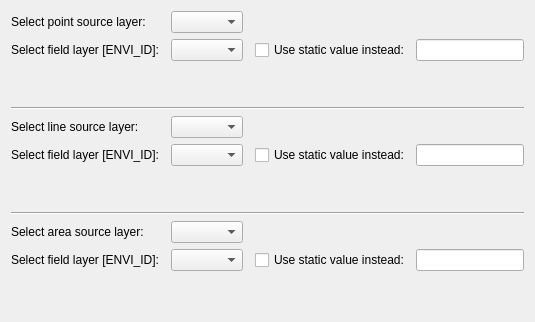
                <widget class="QWidget" name="tab_9">
                 <attribute name="title">
                  <string>Sources / Pollutants</string>
                 </attribute>
                 <layout class="QGridLayout" name="gridLayout_16">
                  <item row="7" column="0" colspan="6">
                   <widget class="Line" name="line_2">
                    <property name="orientation">
                     <enum>Qt::Horizontal</enum>
                    </property>
                   </widget>
                  </item>
                  <item row="5" column="0">
                   <widget class="QLabel" name="label_36">
                    <property name="text">
                     <string>Select field layer [ENVI_ID]:</string>
                    </property>
                   </widget>
                  </item>
                  <item row="1" column="4">
                   <widget class="QCheckBox" name="chk_srcPID">
                    <property name="text">
                     <string>Use static value instead:</string>
                    </property>
                   </widget>
                  </item>
                  <item row="5" column="4">
                   <widget class="QCheckBox" name="chk_srcLID">
                    <property name="text">
                     <string>Use static value instead:</string>
                    </property>
                   </widget>
                  </item>
                  <item row="1" column="2">
                   <widget class="QgsFieldComboBox" name="cb_srcPID"/>
                  </item>
                  <item row="1" column="0">
                   <widget class="QLabel" name="label_35">
                    <property name="text">
                     <string>Select field layer [ENVI_ID]:</string>
                    </property>
                   </widget>
                  </item>
                  <item row="9" column="0">
                   <widget class="QLabel" name="label_37">
                    <property name="text">
                     <string>Select field layer [ENVI_ID]:</string>
                    </property>
                   </widget>
                  </item>
                  <item row="4" column="0">
                   <widget class="QLabel" name="label_33">
                    <property name="text">
                     <string>Select line source layer:</string>
                    </property>
                   </widget>
                  </item>
                  <item row="1" column="5">
                   <widget class="QLineEdit" name="le_srcP"/>
                  </item>
                  <item row="4" column="2">
                   <widget class="QgsMapLayerComboBox" name="cb_srcLLayer">
                    <property name="currentIndex">
                     <number>-1</number>
                    </property>
                    <property name="allowEmptyLayer">
                     <bool>true</bool>
                    </property>
                   </widget>
                  </item>
                  <item row="9" column="5">
                   <widget class="QLineEdit" name="le_srcA"/>
                  </item>
                  <item row="9" column="2">
                   <widget class="QgsFieldComboBox" name="cb_srcAID"/>
                  </item>
                  <item row="0" column="0">
                   <widget class="QLabel" name="label_32">
                    <property name="text">
                     <string>Select point source layer:</string>
                    </property>
                   </widget>
                  </item>
                  <item row="9" column="4">
                   <widget class="QCheckBox" name="chk_srcAID">
                    <property name="text">
                     <string>Use static value instead:</string>
                    </property>
                   </widget>
                  </item>
                  <item row="5" column="2">
                   <widget class="QgsFieldComboBox" name="cb_srcLID"/>
                  </item>
                  <item row="5" column="5">
                   <widget class="QLineEdit" name="le_srcL"/>
                  </item>
                  <item row="0" column="2">
                   <widget class="QgsMapLayerComboBox" name="cb_srcPLayer">
                    <property name="sizePolicy">
                     <sizepolicy hsizetype="Expanding" vsizetype="Fixed">
                      <horstretch>0</horstretch>
                      <verstretch>0</verstretch>
                     </sizepolicy>
                    </property>
                    <property name="currentIndex">
                     <number>-1</number>
                    </property>
                    <property name="allowEmptyLayer">
                     <bool>true</bool>
                    </property>
                   </widget>
                  </item>
                  <item row="8" column="0">
                   <widget class="QLabel" name="label_34">
                    <property name="text">
                     <string>Select area source layer:</string>
                    </property>
                   </widget>
                  </item>
                  <item row="3" column="0" colspan="6">
                   <widget class="Line" name="line">
                    <property name="orientation">
                     <enum>Qt::Horizontal</enum>
                    </property>
                   </widget>
                  </item>
                  <item row="8" column="2">
                   <widget class="QgsMapLayerComboBox" name="cb_srcALayer">
                    <property name="currentIndex">
                     <number>-1</number>
                    </property>
                    <property name="allowEmptyLayer">
                     <bool>true</bool>
                    </property>
                   </widget>
                  </item>
                  <item row="6" column="2">
                   <spacer name="verticalSpacer_7">
                    <property name="orientation">
                     <enum>Qt::Vertical</enum>
                    </property>
                    <property name="sizeHint" stdset="0">
                     <size>
                      <width>20</width>
                      <height>40</height>
                     </size>
                    </property>
                   </spacer>
                  </item>
                  <item row="2" column="2">
                   <spacer name="verticalSpacer_6">
                    <property name="orientation">
                     <enum>Qt::Vertical</enum>
                    </property>
                    <property name="sizeHint" stdset="0">
                     <size>
                      <width>20</width>
                      <height>40</height>
                     </size>
                    </property>
                   </spacer>
                  </item>
                  <item row="10" column="2">
                   <spacer name="verticalSpacer_23">
                    <property name="orientation">
                     <enum>Qt::Vertical</enum>
                    </property>
                    <property name="sizeHint" stdset="0">
                     <size>
                      <width>20</width>
                      <height>40</height>
                     </size>
                    </property>
                   </spacer>
                  </item>
                 </layout>
                </widget>
